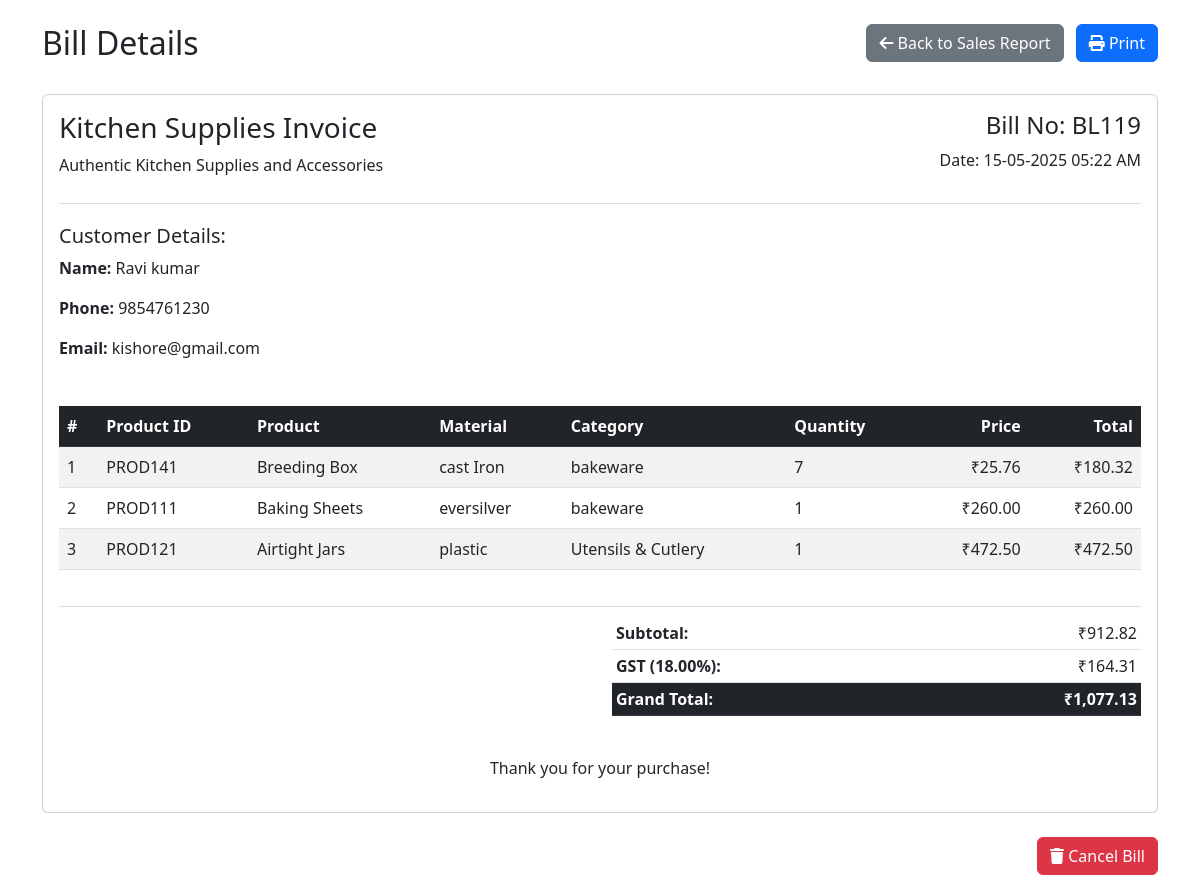
/admin/view_bill.php?id=26 (signed in), run on the app's committed database.
### tables this page shows
CREATE TABLE `bills` (
  `id` int(11) NOT NULL,
  `bill_no` varchar(10) NOT NULL,
  `customer_name` varchar(255) NOT NULL,
  `customer_phone` varchar(20) NOT NULL,
  `customer_email` varchar(255) NOT NULL,
  `total_amount` decimal(10,2) NOT NULL,
  `gst_percentage` decimal(5,2) NOT NULL,
  `gst_amount` decimal(10,2) NOT NULL,
  `grand_total` decimal(10,2) NOT NULL,
  `created_at` timestamp NOT NULL DEFAULT current_timestamp()
);

CREATE TABLE `bill_items` (
  `id` int(11) NOT NULL,
  `bill_id` int(11) NOT NULL,
  `product_id` varchar(20) NOT NULL,
  `product_name` varchar(255) NOT NULL,
  `quantity` int(11) NOT NULL,
  `price` decimal(10,2) NOT NULL,
  `total` decimal(10,2) NOT NULL
);

CREATE TABLE `products` (
  `id` int(11) NOT NULL,
  `product_id` varchar(20) NOT NULL,
  `product_name` varchar(255) NOT NULL,
  `product_quantity` int(11) NOT NULL,
  `reorder_level` int(11) DEFAULT 10,
  `barcode_path` varchar(255) DEFAULT NULL,
  `product_price` decimal(10,2) NOT NULL,
  `agency_id` int(11) NOT NULL,
  `profit_percent` decimal(5,2) NOT NULL,
  `selling_price` decimal(10,2) NOT NULL,
  `product_image` varchar(255) DEFAULT NULL,
  `material` varchar(100) NOT NULL,
  `product_category` varchar(100) NOT NULL,
  `is_visible` tinyint(1) DEFAULT 1,
  `created_at` timestamp NOT NULL DEFAULT current_timestamp(),
  `updated_at` timestamp NULL DEFAULT NULL ON UPDATE current_timestamp(),
  `status` varchar(20) DEFAULT 'active'
);

### admin/view_bill.php (the view, shortened to what this page needs)
<?php
$bill_id = $_GET['id'];
$conn = new mysqli("localhost", "root", "", "final");
$billQuery = "SELECT * FROM bills WHERE id = ?";
$stmt = $conn->prepare($billQuery);
$stmt->bind_param("i", $bill_id);
$stmt->execute();
$billResult = $stmt->get_result();
$bill = $billResult->fetch_assoc();
$itemsQuery = "SELECT bi.*, p.material, p.product_category
               FROM bill_items bi
               LEFT JOIN products p ON bi.product_id = p.product_id
               WHERE bi.bill_id = ?";
$stmt = $conn->prepare($itemsQuery);
$stmt->bind_param("i", $bill_id);
$stmt->execute();
$itemsResult = $stmt->get_result();
$items = [];
while ($item = $itemsResult->fetch_assoc()) {
    $items[] = $item;
}
?>
<!DOCTYPE html>
<html lang="en">
<head>
    <link href="https://cdn.jsdelivr.net/npm/bootstrap@5.3.0-alpha1/dist/css/bootstrap.min.css" rel="stylesheet">
    <link rel="stylesheet" href="https://cdnjs.cloudflare.com/ajax/libs/font-awesome/6.0.0/css/all.min.css">
</head>
<body>
    <div class="container mt-4">
        <div class="row mb-4 no-print">
            <div class="col-md-6">
                <h2>Bill Details</h2>
            </div>
            <div class="col-md-6 text-end">
                <a href="sales_report.php" class="btn btn-secondary"><i class="fas fa-arrow-left"></i> Back to Sales Report</a>
                <button onclick="window.print()" class="btn btn-primary ms-2"><i class="fas fa-print"></i> Print</button>
            </div>
        </div>
        <div class="card">
            <div class="card-body">
                <div class="bill-header">
                    <div class="row">
                        <div class="col-md-6">
                            <h3>Kitchen Supplies Invoice</h3>
                            <p>Authentic Kitchen Supplies and Accessories</p>
                        </div>
                        <div class="col-md-6 text-md-end">
                            <h4>Bill No: <?php echo $bill['bill_no']; ?></h4>
                            <p>Date: <?php echo date('d-m-Y h:i A', strtotime($bill['created_at'])); ?></p>
                        </div>
                    </div>
                </div>
                <div class="bill-details">
                    <div class="row">
                        <div class="col-md-6">
                            <h5>Customer Details:</h5>
                            <p><strong>Name:</strong> <?php echo $bill['customer_name']; ?></p>
                            <p><strong>Phone:</strong> <?php echo $bill['customer_phone']; ?></p>
                            <p><strong>Email:</strong> <?php echo $bill['customer_email']; ?></p>
                        </div>
                    </div>
                </div>
                <div class="table-responsive">
                    <table class="table table-striped">
                        <thead class="table-dark">
                            <tr>
                                <th>#</th>
                                <th>Product ID</th>
                                <th>Product</th>
                                <th>Material</th>
                                <th>Category</th>
                                <th>Quantity</th>
                                <th class="text-end">Price</th>
                                <th class="text-end">Total</th>
                            </tr>
                        </thead>
                        <tbody>
                            <?php
                            $count = 1;
                            foreach ($items as $item):
                            ?>
                            <tr>
                                <td><?php echo $count++; ?></td>
                                <td><?php echo $item['product_id']; ?></td>
                                <td><?php echo $item['product_name']; ?></td>
                                <td><?php echo $item['material'] ?? 'N/A'; ?></td>
                                <td><?php echo $item['product_category'] ?? 'N/A'; ?></td>
                                <td><?php echo $item['quantity']; ?></td>
                                <td class="text-end">₹<?php echo number_format($item['price'], 2); ?></td>
                                <td class="text-end">₹<?php echo number_format($item['total'], 2); ?></td>
                            </tr>
                            <?php endforeach; ?>
                        </tbody>
                    </table>
                </div>
                <div class="bill-total">
                    <div class="row">
                        <div class="col-md-6 offset-md-6">
                            <table class="table table-sm">
                                <tr>
                                    <td><strong>Subtotal:</strong></td>
                                    <td class="text-end">₹<?php echo number_format($bill['total_amount'], 2); ?></td>
                                </tr>
                                <tr>
                                    <td><strong>GST (<?php echo $bill['gst_percentage']; ?>%):</strong></td>
                                    <td class="text-end">₹<?php echo number_format($bill['gst_amount'], 2); ?></td>
                                </tr>
                                <tr class="table-dark">
                                    <td><strong>Grand Total:</strong></td>
                                    <td class="text-end"><strong>₹<?php echo number_format($bill['grand_total'], 2); ?></strong></td>
                                </tr>
                            </table>
                        </div>
                    </div>
                </div>
                <div class="mt-4 text-center">
                    <p>Thank you for your purchase!</p>
                </div>
            </div>
        </div>
        <div class="mt-4 text-end no-print">
            <a href="cancel_bill.php?id=<?php echo $bill_id; ?>" class="btn btn-danger"><i class="fas fa-trash"></i> Cancel Bill</a>
        </div>
    </div>
</body>
</html>

### admin/view_bill.php (style rules this page uses)
.bill-header { border-bottom: 1px solid #ddd; margin-bottom: 20px; padding-bottom: 10px; }
.bill-details { margin-bottom: 30px; }
.bill-total { margin-top: 20px; border-top: 1px solid #ddd; padding-top: 10px; }

### data on the page
bills: bill_no "BL119", created_at "15-05-2025 05:22 AM", customer_name "Ravi kumar", customer_phone "9854761230", customer_email "kishore@gmail.com", total_amount "912.82", gst_percentage "18.00", gst_amount "164.31", grand_total "1,077.13"
bill_items: product "PROD141", product_name "Breeding Box", products.material "cast Iron", products.product_category "bakeware", quantity "7", price "25.76", total "180.32"
bill_items: product "PROD111", product_name "Baking Sheets", products.material "eversilver", products.product_category "bakeware", quantity "1", price "260.00", total "260.00"
bill_items: product "PROD121", product_name "Airtight Jars", products.material "plastic", products.product_category "Utensils & Cutlery", quantity "1", price "472.50", total "472.50"
